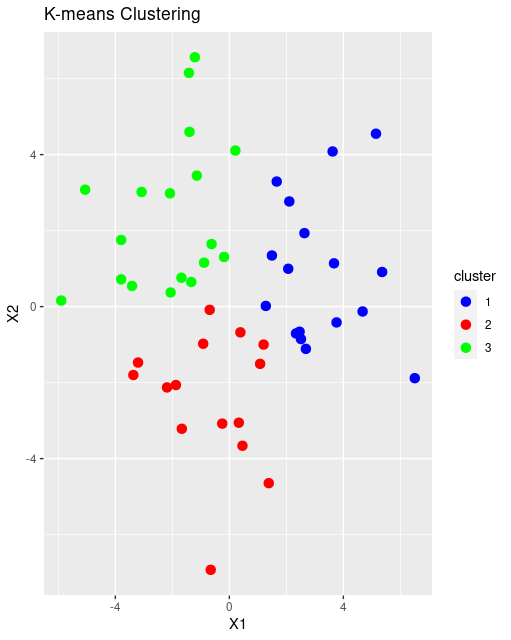

Generate this figure with R:
# Generate sample data
set.seed(123)
x <- cbind(x1 = rnorm(50, 0, 3), x2 = rnorm(50, 0, 3))
head(x)

# Number of clusters
k <- 3

# Run k-means algorithm
result <- kmeans(x, centers = k)

# Add cluster assignments to the data
x <- data.frame(x, cluster = factor(result$cluster))
head(x)

# Print the final cluster assignments and centroids
cat("Cluster Assignments:", result$cluster, "\n")
cat("Centroids:", result$centers, "\n")

# Create scatter plot
ggplot(data = as.data.frame(x), aes(x = x1, y = x2, color = cluster)) +
geom_point(size = 3) +
scale_color_manual(values = c("blue", "red", "green")) +
labs(title = "K-means Clustering", x = "X1", y = "X2")

# Create scatter plot
plot(x$x1, x$x2, col = x$cluster, pch = 16, main = "K-means Clustering", xlab = "X1", ylab = "X2")
legend("topleft", legend = levels(x$cluster), col = c("blue", "red", "green"), pch = 16)
